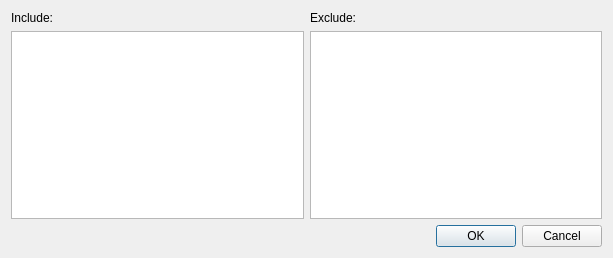
<?xml version="1.0" encoding="UTF-8"?>
<ui version="4.0">
 <class>FilterDialog</class>
 <widget class="QDialog" name="FilterDialog">
  <property name="geometry">
   <rect>
    <x>0</x>
    <y>0</y>
    <width>613</width>
    <height>258</height>
   </rect>
  </property>
  <property name="windowTitle">
   <string>Setting Filters</string>
  </property>
  <layout class="QVBoxLayout" name="verticalLayout_3">
   <item>
    <layout class="QHBoxLayout" name="horizontalLayout">
     <item>
      <layout class="QVBoxLayout" name="verticalLayout">
       <item>
        <widget class="QLabel" name="label">
         <property name="text">
          <string>Include:</string>
         </property>
        </widget>
       </item>
       <item>
        <widget class="QPlainTextEdit" name="includeEdit"/>
       </item>
      </layout>
     </item>
     <item>
      <layout class="QVBoxLayout" name="verticalLayout_2">
       <item>
        <widget class="QLabel" name="label_2">
         <property name="text">
          <string>Exclude:</string>
         </property>
        </widget>
       </item>
       <item>
        <widget class="QPlainTextEdit" name="excludeFilter"/>
       </item>
      </layout>
     </item>
    </layout>
   </item>
   <item>
    <widget class="QDialogButtonBox" name="buttonBox">
     <property name="orientation">
      <enum>Qt::Horizontal</enum>
     </property>
     <property name="standardButtons">
      <set>QDialogButtonBox::Cancel|QDialogButtonBox::Ok</set>
     </property>
    </widget>
   </item>
  </layout>
 </widget>
 <resources/>
 <connections>
  <connection>
   <sender>buttonBox</sender>
   <signal>accepted()</signal>
   <receiver>FilterDialog</receiver>
   <slot>accept()</slot>
   <hints>
    <hint type="sourcelabel">
     <x>248</x>
     <y>254</y>
    </hint>
    <hint type="destinationlabel">
     <x>157</x>
     <y>274</y>
    </hint>
   </hints>
  </connection>
  <connection>
   <sender>buttonBox</sender>
   <signal>rejected()</signal>
   <receiver>FilterDialog</receiver>
   <slot>reject()</slot>
   <hints>
    <hint type="sourcelabel">
     <x>316</x>
     <y>260</y>
    </hint>
    <hint type="destinationlabel">
     <x>286</x>
     <y>274</y>
    </hint>
   </hints>
  </connection>
 </connections>
</ui>
